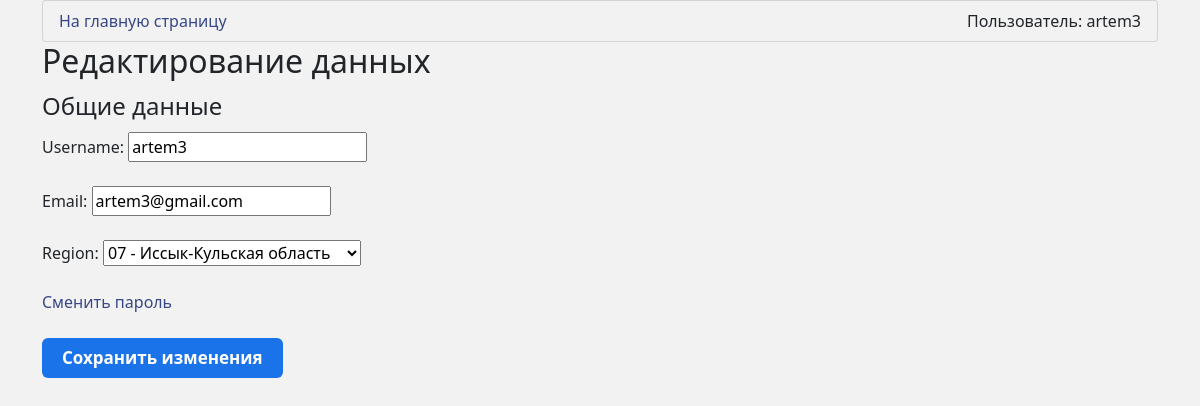
The app's page /DAL/edit_profile/ (signed in) with its own data.
### DAL/models.py (models this page shows)
class User(AbstractUser):
    email = models.EmailField(unique=True)  # Сделайте поле email уникальным
    region = models.ForeignKey(Region, on_delete=models.SET_NULL, null=True, blank=True)
    role = models.ForeignKey(Role, on_delete=models.SET_NULL, null=True)
    class Meta:
        verbose_name = 'Сотрудник'
        verbose_name_plural = 'Сотрудники'
    def __str__(self):
        return self.username

### DAL/views.py (the view, shortened to what this page needs)
# urls.py: path('edit_profile/', views.EditProfile.as_view(), name='edit_profile'),
class EditProfile(View):
    template_name = 'registration/edit_profile.html'
    def get(self, request):
        form = CustomUserEditForm(instance=request.user)
        context = {'form': form}
        return render(request, self.template_name, context)

### DAL/forms.py
class CustomUserEditForm(UserChangeForm):
    region = forms.ModelChoiceField(
        queryset=Region.objects.all(),
        empty_label=None,
        label="Region"
    )
    class Meta:
        model = User
        fields = ('username', 'email', 'region')

### DAL/models.py (called while the page is built)
    def __str__(self):
        return self.name

### DAL/templates/registration/edit_profile.html (shortened to what this page needs)
{% extends 'base.html' %}
{% block content %}
<h2>Редактирование данных</h2>
<form method="post">
    <fieldset>
        <legend>Общие данные</legend>
        {{ form.username.label_tag }} {{ form.username }}<br><br>
        {{ form.email.label_tag }} {{ form.email }}<br><br>
        {{ form.region.label_tag }} {{ form.region }}<br><br>
        <a href="{% url 'change_password' %}">Сменить пароль</a><br><br>
    </fieldset>
    <button class="btn">Сохранить изменения</button>
</form>
{% endblock %}

### DAL/templates/base.html (shortened to what this page needs)
{% load static %}
<!DOCTYPE html>
<html lang="en">
<head>
    <link href="https://cdn.jsdelivr.net/npm/bootstrap@5.0.2/dist/css/bootstrap.min.css" rel="stylesheet">
    <link rel="stylesheet" href="{% static 'users/css/main.css' %}">
</head>
<body class="container">
<ul class="list-group">
    <li class="list-group-item">
        <div class="d-flex justify-content-between align-items-center">
                <span><a href="{% url 'home' %}">На главную страницу</a></span>
                Пользователь: {{ user }}
        </div>
    </li>
</ul>
{% block content %}
{% endblock %}
</body>
</html>

### DAL/static/users/css/main.css (style rules this page uses)
a { color: #374785; text-decoration: none; transition: color 0.2s, font-size 0.3s; }
body { background-color: #F2F2F2; }
body.container { background-color: #F2F2F2; }
body.container .list-group { background-color: #F2F2F2; }
body.container .list-group li { background-color: #F2F2F2; }
.btn { display: inline-block; box-sizing: border-box; padding: 0 20px; margin: 0 15px 15px 0; outline: none; border: none; border-radius: 6px; height: 40px; line-height: 40px; font-size: 17px; font-weight: 600; text-decoration: none; color: #fff; background-color: #1a73e8; cursor: pointer; user-select: none; appearance: none; touch-action: manipulation; }

### records on screen
User: username "artem3", email "artem3@gmail.com", region "07 - Иссык-Кульская область"
